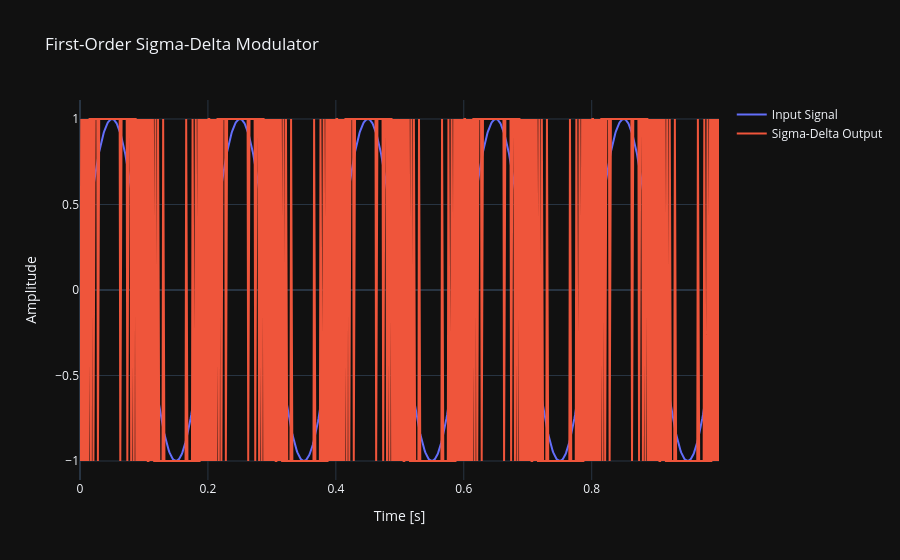

Notebook cell for this chart:
### Code cell
import numpy as np
import matplotlib.pyplot as plt
import plotly.graph_objects as go
from plotly.subplots import make_subplots

# Parameters
fs = 1000 # Sampling frequency
f = 5 # Input signal frequency
t = np.arange(0, 1, 1/fs) # Time vector

# Input signal
x = np.sin(2 * np.pi * f * t)

# Sigma-delta modulator
y = np.zeros_like(x)
integrator = 0
for i in range(len(x)):
    integrator += x[i] - y[i-1]
    y[i] = 1 if integrator > 0 else -1

# Plot the results
fig = go.Figure()
fig.add_trace(go.Scatter(x=t, y=x, mode='lines', name='Input Signal'))
fig.add_trace(go.Scatter(x=t, y=y, mode='lines', name='Sigma-Delta Output'))
fig.update_layout(title='First-Order Sigma-Delta Modulator',
    xaxis_title='Time [s]',
    yaxis_title='Amplitude',
    template="plotly_dark")  # Optional
fig.show()

### Figure 1 — Plotly figure (JSON) as saved in the notebook; plotly's stock layout.template omitted (floating-point values rounded to 4 significant figures; data arrays with more than 128 entries replaced by an {"elided": "..."} marker saying what was removed)
{"data": [{"mode": "lines", "name": "Input Signal", "type": "scatter", "x": {"elided": "1000 float values"}, "y": {"elided": "1000 float values"}}, {"mode": "lines", "name": "Sigma-Delta Output", "type": "scatter", "x": {"elided": "1000 float values"}, "y": {"elided": "1000 float values"}}], "layout": {"title": {"text": "First-Order Sigma-Delta Modulator"}, "xaxis": {"title": {"text": "Time [s]"}}, "yaxis": {"title": {"text": "Amplitude"}}}}
